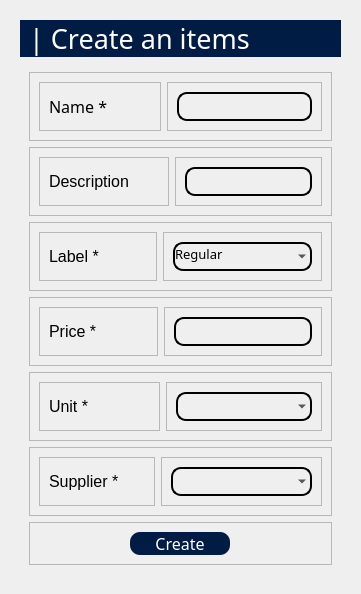
            <widget class="QWidget" name="CreateItems">
             <layout class="QHBoxLayout" name="horizontalLayout_2">
              <item>
               <widget class="QWidget" name="widget_4" native="true">
                <property name="sizePolicy">
                 <sizepolicy hsizetype="Expanding" vsizetype="Expanding">
                  <horstretch>0</horstretch>
                  <verstretch>0</verstretch>
                 </sizepolicy>
                </property>
                <layout class="QVBoxLayout" name="verticalLayout_2">
                 <item alignment="Qt::AlignTop">
                  <widget class="QWidget" name="widget_5" native="true">
                   <property name="sizePolicy">
                    <sizepolicy hsizetype="Preferred" vsizetype="Preferred">
                     <horstretch>0</horstretch>
                     <verstretch>0</verstretch>
                    </sizepolicy>
                   </property>
                   <property name="styleSheet">
                    <string notr="true">background-color: rgb(0, 28, 68);
border-radius: 20px;
color: white;</string>
                   </property>
                   <layout class="QVBoxLayout" name="verticalLayout_4">
                    <property name="topMargin">
                     <number>0</number>
                    </property>
                    <property name="bottomMargin">
                     <number>0</number>
                    </property>
                    <item>
                     <widget class="QLabel" name="label">
                      <property name="font">
                       <font>
                        <family>Sans Serif Collection</family>
                        <pointsize>20</pointsize>
                       </font>
                      </property>
                      <property name="text">
                       <string>| Create an items</string>
                      </property>
                     </widget>
                    </item>
                   </layout>
                  </widget>
                 </item>
                 <item>
                  <widget class="QWidget" name="widget_6" native="true">
                   <property name="sizePolicy">
                    <sizepolicy hsizetype="Preferred" vsizetype="Expanding">
                     <horstretch>0</horstretch>
                     <verstretch>0</verstretch>
                    </sizepolicy>
                   </property>
                   <layout class="QVBoxLayout" name="verticalLayout_5">
                    <item>
                     <widget class="QFrame" name="frame_2">
                      <property name="frameShape">
                       <enum>QFrame::StyledPanel</enum>
                      </property>
                      <property name="frameShadow">
                       <enum>QFrame::Raised</enum>
                      </property>
                      <layout class="QHBoxLayout" name="horizontalLayout_3">
                       <item>
                        <widget class="QFrame" name="frame">
                         <property name="frameShape">
                          <enum>QFrame::StyledPanel</enum>
                         </property>
                         <property name="frameShadow">
                          <enum>QFrame::Raised</enum>
                         </property>
                         <layout class="QHBoxLayout" name="horizontalLayout_4">
                          <property name="rightMargin">
                           <number>52</number>
                          </property>
                          <item>
                           <widget class="QLabel" name="label_2">
                            <property name="font">
                             <font>
                              <family>Sans Serif Collection</family>
                              <pointsize>12</pointsize>
                             </font>
                            </property>
                            <property name="text">
                             <string>Name *</string>
                            </property>
                           </widget>
                          </item>
                         </layout>
                        </widget>
                       </item>
                       <item>
                        <widget class="QFrame" name="frame_9">
                         <property name="frameShape">
                          <enum>QFrame::StyledPanel</enum>
                         </property>
                         <property name="frameShadow">
                          <enum>QFrame::Raised</enum>
                         </property>
                         <layout class="QHBoxLayout" name="horizontalLayout_5">
                          <item>
                           <widget class="QLineEdit" name="NameItem">
                            <property name="font">
                             <font>
                              <family>Sans Serif Collection</family>
                              <pointsize>10</pointsize>
                             </font>
                            </property>
                            <property name="styleSheet">
                             <string notr="true">background-color: rgba(0,0,0,0);
border: none;
border: 1.5px solid rgb(0, 0, 0);
color: rgb(0, 0, 0);
padding-bottom: 5px;
border-radius: 10px</string>
                            </property>
                           </widget>
                          </item>
                         </layout>
                        </widget>
                       </item>
                      </layout>
                     </widget>
                    </item>
                    <item>
                     <widget class="QFrame" name="frame_3">
                      <property name="frameShape">
                       <enum>QFrame::StyledPanel</enum>
                      </property>
                      <property name="frameShadow">
                       <enum>QFrame::Raised</enum>
                      </property>
                      <layout class="QHBoxLayout" name="horizontalLayout_6">
                       <item>
                        <widget class="QFrame" name="frame_10">
                         <property name="frameShape">
                          <enum>QFrame::StyledPanel</enum>
                         </property>
                         <property name="frameShadow">
                          <enum>QFrame::Raised</enum>
                         </property>
                         <layout class="QHBoxLayout" name="horizontalLayout_7">
                          <item>
                           <widget class="QLabel" name="label_4">
                            <property name="minimumSize">
                             <size>
                              <width>110</width>
                              <height>0</height>
                             </size>
                            </property>
                            <property name="font">
                             <font>
                              <family>Arial</family>
                              <pointsize>12</pointsize>
                             </font>
                            </property>
                            <property name="text">
                             <string>Description</string>
                            </property>
                           </widget>
                          </item>
                         </layout>
                        </widget>
                       </item>
                       <item>
                        <widget class="QFrame" name="frame_11">
                         <property name="frameShape">
                          <enum>QFrame::StyledPanel</enum>
                         </property>
                         <property name="frameShadow">
                          <enum>QFrame::Raised</enum>
                         </property>
                         <layout class="QHBoxLayout" name="horizontalLayout_8">
                          <item>
                           <widget class="QLineEdit" name="descriptionItem">
                            <property name="font">
                             <font>
                              <family>Sans Serif Collection</family>
                              <pointsize>10</pointsize>
                             </font>
                            </property>
                            <property name="styleSheet">
                             <string notr="true">background-color: rgba(0,0,0,0);
border: none;
border: 1.5px solid rgb(0, 0, 0);
color: rgb(0, 0, 0);
padding-bottom: 5px;
border-radius: 10px</string>
                            </property>
                           </widget>
                          </item>
                         </layout>
                        </widget>
                       </item>
                      </layout>
                     </widget>
                    </item>
                    <item>
                     <widget class="QFrame" name="frame_6">
                      <property name="frameShape">
                       <enum>QFrame::StyledPanel</enum>
                      </property>
                      <property name="frameShadow">
                       <enum>QFrame::Raised</enum>
                      </property>
                      <layout class="QHBoxLayout" name="horizontalLayout_9">
                       <item alignment="Qt::AlignLeft">
                        <widget class="QFrame" name="frame_12">
                         <property name="frameShape">
                          <enum>QFrame::StyledPanel</enum>
                         </property>
                         <property name="frameShadow">
                          <enum>QFrame::Raised</enum>
                         </property>
                         <layout class="QHBoxLayout" name="horizontalLayout_10">
                          <property name="rightMargin">
                           <number>57</number>
                          </property>
                          <item>
                           <widget class="QLabel" name="label_5">
                            <property name="font">
                             <font>
                              <family>Arial</family>
                              <pointsize>12</pointsize>
                             </font>
                            </property>
                            <property name="text">
                             <string>Label *</string>
                            </property>
                           </widget>
                          </item>
                         </layout>
                        </widget>
                       </item>
                       <item>
                        <widget class="QFrame" name="frame_13">
                         <property name="sizePolicy">
                          <sizepolicy hsizetype="Expanding" vsizetype="Preferred">
                           <horstretch>0</horstretch>
                           <verstretch>0</verstretch>
                          </sizepolicy>
                         </property>
                         <property name="frameShape">
                          <enum>QFrame::StyledPanel</enum>
                         </property>
                         <property name="frameShadow">
                          <enum>QFrame::Raised</enum>
                         </property>
                         <layout class="QHBoxLayout" name="horizontalLayout_11">
                          <item>
                           <widget class="QComboBox" name="label_input_Items">
                            <property name="font">
                             <font>
                              <family>Sans Serif Collection</family>
                              <pointsize>10</pointsize>
                             </font>
                            </property>
                            <property name="styleSheet">
                             <string notr="true">background-color: rgba(0,0,0,0);
border: none;
border: 1.5px solid rgb(0, 0, 0);
color: rgb(0, 0, 0);
padding-bottom: 5px;
border-radius: 10px</string>
                            </property>
                            <item>
                             <property name="text">
                              <string>Regular</string>
                             </property>
                            </item>
                            <item>
                             <property name="text">
                              <string>Cold</string>
                             </property>
                            </item>
                            <item>
                             <property name="text">
                              <string>Crowded</string>
                             </property>
                            </item>
                           </widget>
                          </item>
                         </layout>
                        </widget>
                       </item>
                      </layout>
                     </widget>
                    </item>
                    <item>
                     <widget class="QFrame" name="frame_4">
                      <property name="frameShape">
                       <enum>QFrame::StyledPanel</enum>
                      </property>
                      <property name="frameShadow">
                       <enum>QFrame::Raised</enum>
                      </property>
                      <layout class="QHBoxLayout" name="horizontalLayout_12">
                       <item>
                        <widget class="QFrame" name="frame_14">
                         <property name="frameShape">
                          <enum>QFrame::StyledPanel</enum>
                         </property>
                         <property name="frameShadow">
                          <enum>QFrame::Raised</enum>
                         </property>
                         <layout class="QHBoxLayout" name="horizontalLayout_13">
                          <property name="rightMargin">
                           <number>60</number>
                          </property>
                          <item>
                           <widget class="QLabel" name="label_6">
                            <property name="font">
                             <font>
                              <family>Arial</family>
                              <pointsize>12</pointsize>
                             </font>
                            </property>
                            <property name="text">
                             <string>Price *</string>
                            </property>
                           </widget>
                          </item>
                         </layout>
                        </widget>
                       </item>
                       <item>
                        <widget class="QFrame" name="frame_15">
                         <property name="frameShape">
                          <enum>QFrame::StyledPanel</enum>
                         </property>
                         <property name="frameShadow">
                          <enum>QFrame::Raised</enum>
                         </property>
                         <layout class="QHBoxLayout" name="horizontalLayout_14">
                          <item>
                           <widget class="QLineEdit" name="priceItem">
                            <property name="font">
                             <font>
                              <family>Sans Serif Collection</family>
                              <pointsize>10</pointsize>
                             </font>
                            </property>
                            <property name="styleSheet">
                             <string notr="true">background-color: rgba(0,0,0,0);
border: none;
border: 1.5px solid rgb(0, 0, 0);
color: rgb(0, 0, 0);
padding-bottom: 5px;
border-radius: 10px</string>
                            </property>
                           </widget>
                          </item>
                         </layout>
                        </widget>
                       </item>
                      </layout>
                     </widget>
                    </item>
                    <item>
                     <widget class="QFrame" name="frame_7">
                      <property name="frameShape">
                       <enum>QFrame::StyledPanel</enum>
                      </property>
                      <property name="frameShadow">
                       <enum>QFrame::Raised</enum>
                      </property>
                      <layout class="QHBoxLayout" name="horizontalLayout_15">
                       <item alignment="Qt::AlignLeft">
                        <widget class="QFrame" name="frame_16">
                         <property name="sizePolicy">
                          <sizepolicy hsizetype="Preferred" vsizetype="Preferred">
                           <horstretch>0</horstretch>
                           <verstretch>0</verstretch>
                          </sizepolicy>
                         </property>
                         <property name="frameShape">
                          <enum>QFrame::StyledPanel</enum>
                         </property>
                         <property name="frameShadow">
                          <enum>QFrame::Raised</enum>
                         </property>
                         <layout class="QHBoxLayout" name="horizontalLayout_16">
                          <property name="rightMargin">
                           <number>70</number>
                          </property>
                          <item>
                           <widget class="QLabel" name="label_7">
                            <property name="font">
                             <font>
                              <family>Arial</family>
                              <pointsize>12</pointsize>
                             </font>
                            </property>
                            <property name="text">
                             <string>Unit *</string>
                            </property>
                           </widget>
                          </item>
                         </layout>
                        </widget>
                       </item>
                       <item>
                        <widget class="QFrame" name="frame_17">
                         <property name="sizePolicy">
                          <sizepolicy hsizetype="Expanding" vsizetype="Preferred">
                           <horstretch>0</horstretch>
                           <verstretch>0</verstretch>
                          </sizepolicy>
                         </property>
                         <property name="frameShape">
                          <enum>QFrame::StyledPanel</enum>
                         </property>
                         <property name="frameShadow">
                          <enum>QFrame::Raised</enum>
                         </property>
                         <layout class="QHBoxLayout" name="horizontalLayout_17">
                          <item>
                           <widget class="QComboBox" name="unitItemCB">
                            <property name="sizePolicy">
                             <sizepolicy hsizetype="Preferred" vsizetype="Expanding">
                              <horstretch>0</horstretch>
                              <verstretch>0</verstretch>
                             </sizepolicy>
                            </property>
                            <property name="font">
                             <font>
                              <family>Sans Serif Collection</family>
                              <pointsize>10</pointsize>
                             </font>
                            </property>
                            <property name="styleSheet">
                             <string notr="true">background-color: rgba(0,0,0,0);
border: none;
border: 1.5px solid rgb(0, 0, 0);
color: rgb(0, 0, 0);
padding-bottom: 5px;
border-radius: 10px</string>
                            </property>
                           </widget>
                          </item>
                         </layout>
                        </widget>
                       </item>
                      </layout>
                     </widget>
                    </item>
                    <item>
                     <widget class="QFrame" name="frame_5">
                      <property name="frameShape">
                       <enum>QFrame::StyledPanel</enum>
                      </property>
                      <property name="frameShadow">
                       <enum>QFrame::Raised</enum>
                      </property>
                      <layout class="QHBoxLayout" name="horizontalLayout_18">
                       <item alignment="Qt::AlignLeft">
                        <widget class="QFrame" name="frame_18">
                         <property name="frameShape">
                          <enum>QFrame::StyledPanel</enum>
                         </property>
                         <property name="frameShadow">
                          <enum>QFrame::Raised</enum>
                         </property>
                         <layout class="QHBoxLayout" name="horizontalLayout_19">
                          <property name="rightMargin">
                           <number>35</number>
                          </property>
                          <item>
                           <widget class="QLabel" name="label_8">
                            <property name="font">
                             <font>
                              <family>Arial</family>
                              <pointsize>12</pointsize>
                             </font>
                            </property>
                            <property name="text">
                             <string>Supplier *</string>
                            </property>
                           </widget>
                          </item>
                         </layout>
                        </widget>
                       </item>
                       <item>
                        <widget class="QFrame" name="frame_19">
                         <property name="sizePolicy">
                          <sizepolicy hsizetype="Expanding" vsizetype="Preferred">
                           <horstretch>0</horstretch>
                           <verstretch>0</verstretch>
                          </sizepolicy>
                         </property>
                         <property name="frameShape">
                          <enum>QFrame::StyledPanel</enum>
                         </property>
                         <property name="frameShadow">
                          <enum>QFrame::Raised</enum>
                         </property>
                         <layout class="QHBoxLayout" name="horizontalLayout_20">
                          <item>
                           <widget class="QComboBox" name="supplierItemCB">
                            <property name="font">
                             <font>
                              <family>Sans Serif Collection</family>
                              <pointsize>10</pointsize>
                             </font>
                            </property>
                            <property name="styleSheet">
                             <string notr="true">background-color: rgba(0,0,0,0);
border: none;
border: 1.5px solid rgb(0, 0, 0);
color: rgb(0, 0, 0);
padding-bottom: 5px;
border-radius: 10px</string>
                            </property>
                           </widget>
                          </item>
                         </layout>
                        </widget>
                       </item>
                      </layout>
                     </widget>
                    </item>
                    <item>
                     <widget class="QFrame" name="frame_8">
                      <property name="frameShape">
                       <enum>QFrame::StyledPanel</enum>
                      </property>
                      <property name="frameShadow">
                       <enum>QFrame::Raised</enum>
                      </property>
                      <layout class="QHBoxLayout" name="horizontalLayout_21">
                       <item alignment="Qt::AlignHCenter">
                        <widget class="QPushButton" name="CreateItemButton">
                         <property name="minimumSize">
                          <size>
                           <width>100</width>
                           <height>0</height>
                          </size>
                         </property>
                         <property name="font">
                          <font>
                           <family>Sans Serif Collection</family>
                           <pointsize>12</pointsize>
                          </font>
                         </property>
                         <property name="styleSheet">
                          <string notr="true">QPushButton{
background-color:rgb(0, 28, 68);
border-radius: 10px;
color: white
}
QPushButton:hover{
background-color:rgb(12, 87, 118)
border-radius: 10px;
color: white
}</string>
                         </property>
                         <property name="text">
                          <string>Create</string>
                         </property>
                        </widget>
                       </item>
                      </layout>
                     </widget>
                    </item>
                   </layout>
                  </widget>
                 </item>
                </layout>
               </widget>
              </item>
             </layout>
            </widget>
